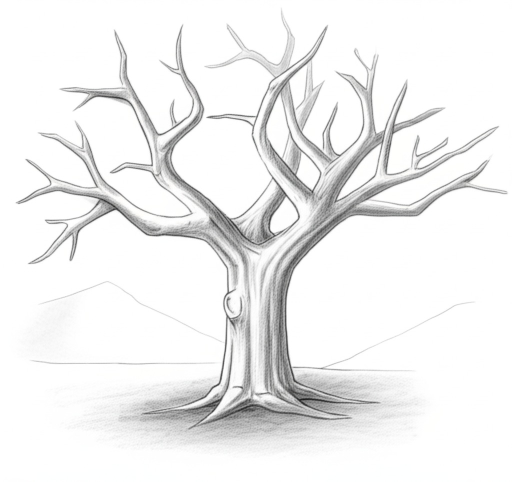
#> input picture Generated Image July 26, 2025 - 2_25PM.jpeg, 1024 x 963 px (shown at 1/2 size)
$ python svg.py
#> lines starting #> are read from the running program, lines starting #| are printed output that depends on the picture; after the words box and inside, x2 and y2 are one past the last pixel; in counts of white or black regions, pixels touching at a corner belong together

import cv2
import numpy as np
import subprocess

# Load image and grayscale
image = cv2.imread("Generated Image July 26, 2025 - 2_25PM.jpeg", cv2.IMREAD_GRAYSCALE)
#> image: shape (963, 1024); min 22, max 255, mean 240

# Optional: Resize to reduce complexity
image = cv2.resize(image, (0, 0), fx=0.4, fy=0.4)
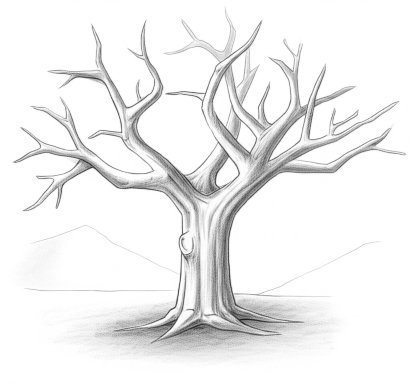
#> image: shape (385, 410); min 27, max 255, mean 240

# Smooth to reduce noise
image = cv2.GaussianBlur(image, (5, 5), 0)
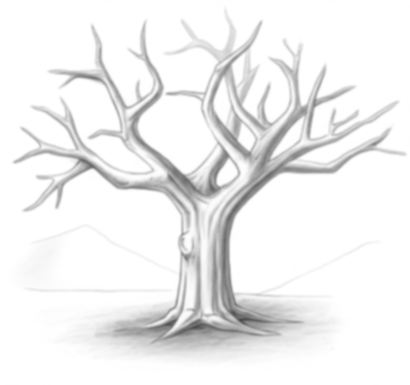
#> image: shape (385, 410); min 74, max 255, mean 240

# Threshold to binary
_, binary = cv2.threshold(image, 200, 255, cv2.THRESH_BINARY)
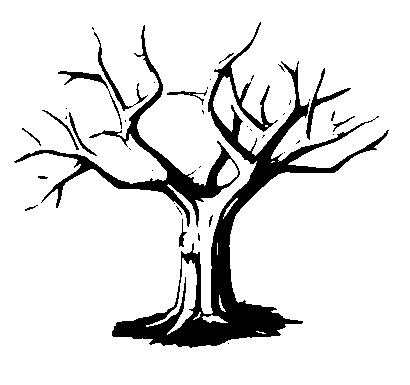
#> binary: shape (385, 410); 88.6% white; 42 black regions (26 under 20 px), largest, box (x1, y1, x2, y2) and area: (112, 22, 389, 348) 11925, (14, 25, 240, 227) 4220, (306, 68, 351, 140) 417

# Save PBM
cv2.imwrite("temp.pbm", binary)

# Use Potrace with simplification options
subprocess.run([
    "potrace", "temp.pbm", "-s", "-o", "output.svg",
    "--turdsize", "50",
    "--opttolerance", "0.2",
    "--flat"
])
#> (this line was passed over: subprocess is not available in this run)

# (Optional) Post-process with SVGO
subprocess.run(["npx", "svgo", "output.svg", "-o", "minimal.svg"])
#> (this line was passed over: subprocess is not available in this run)

print("✅ Minimal SVG saved as minimal.svg")
